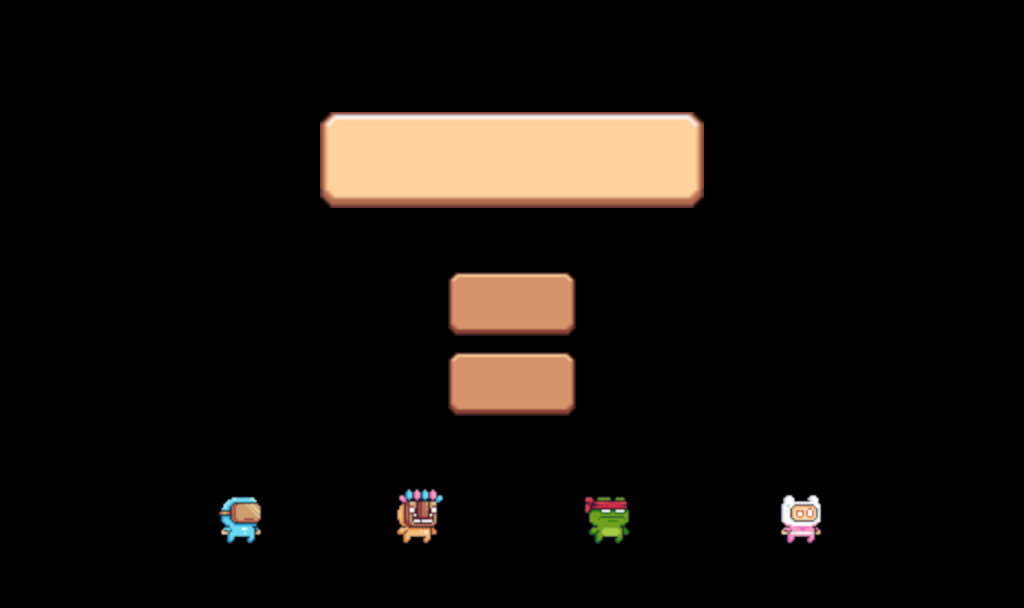

Below is a game level as drawn by its tile map, then a one-line description and the .tmx that defines it (tile-layer data replaced by summaries):
An orthogonal 64x38 tile map with 16x16 px tiles, 3 tile layers (Players, Buttons, Title), 8 tilesets.

<map version="1.9" tiledversion="1.9.2" orientation="orthogonal" renderorder="right-down" width="64" height="38" tilewidth="16" tileheight="16" infinite="0" nextlayerid="7" nextobjectid="12">
 <tileset firstgid="1" source="Button.tsx" />
 <tileset firstgid="4" source="Button2.tsx" />
 <tileset firstgid="7" source="../Data/Level 1/Player1.tsx" />
 <tileset firstgid="18" source="../Data/Level 1/Player2.tsx" />
 <tileset firstgid="29" source="../Data/Level 1/Player3.tsx" />
 <tileset firstgid="40" source="../Data/Level 1/Player4.tsx" />
 <tileset firstgid="51" source="Confetti (16x16).tsx" />
 <tileset firstgid="57" source="../Data/Level 2/Confetti.tsx" />
 <layer id="3" name="Players" width="64" height="38">
  <data>[2432 cells, 4 non-empty, 4 distinct tile ids]</data>
 </layer>
 <layer id="1" name="Buttons" width="64" height="38">
  <data>[2432 cells, 8 non-empty, 3 distinct tile ids]</data>
 </layer>
 <layer id="4" name="Title" width="64" height="38">
  <data>[2432 cells, 8 non-empty, 3 distinct tile ids]</data>
 </layer>
</map>
